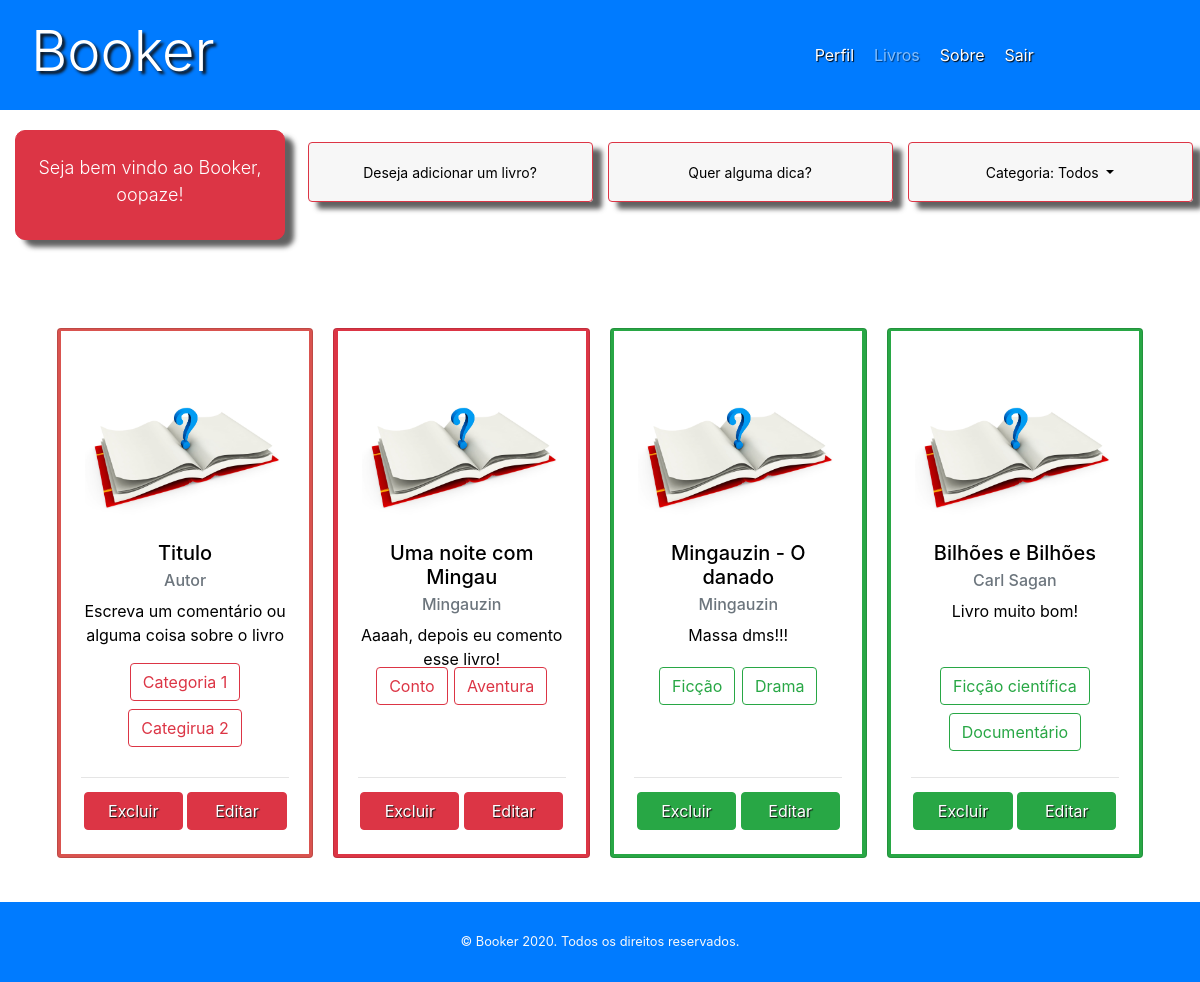
/books (signed in), run on the app's committed database.
### app/models/table.py (models this page shows, shortened)
class User(db.Model):
	__tablename__ = 'users'
	id = db.Column(db.Integer, primary_key='True')
	username = db.Column(db.String(20), unique=True)
	password = db.Column(db.String(30))
	name = db.Column(db.String(30))
	email = db.Column(db.String(30), unique=True)
	criado_em = db.Column(db.DateTime, default=datetime.now())
	image = db.relationship('UserImage', backref='users')
	books = db.relationship('Book', backref='users')
	@property
	def is_authenticated(self):
		return True

class Book(db.Model):
	__tablename__ = 'books'
	id = db.Column(db.Integer, primary_key=True)
	titulo = db.Column(db.String(100), nullable=False)
	autor = db.Column(db.String(30), default='Desconhecido')
	nota = db.Column(db.Float)
	lido = db.Column(db.Boolean, default=False)
	comment = db.Column(db.String(100), default="Aaaah, depois eu comento esse livro!")
	criado_em = db.Column(db.DateTime, default=datetime.now())
	owner = db.Column(db.Integer, db.ForeignKey('users.id'))
	file = db.relationship('BookFile', backref='Book')
	categories = db.relationship(Category,
							secondary=Book_category,
							backref=db.backref('books',
												lazy='dynamic'))

class Category(db.Model):
	__tablename__ = 'categories'
	id = db.Column(db.Integer, primary_key=True)
	categoria = db.Column(db.String(40), nullable=False, unique=True)

### app/controllers/default.py (the view, shortened to what this page needs)
@app.route('/book/<categoria>', methods=['GET', 'POST'])
@app.route('/books', methods=['GET', 'POST'])
@login_required
def books(categoria=None):
	books = Book.query.filter_by(owner=int(current_user.id)).all()
	categories = []
	for book in books:
		for category in book.categories:
			if category not in categories and category.categoria != categoria:
				categories.append(category)
			if book.file:
				loadbook(book.file[0].file, book.id)
	categoria_now = None
	files = []
	BookForm_ = BookForm()
	updateBookForm_ = BookForm()
	return render_template('books.html',
	 						title='Livros',
	 						user=current_user,
	 						categorias=categories,
	 						books=books,
	 						newBook=BookForm_,
	 						updatebook=updateBookForm_,
	 						categoria_now = categoria_now)

### app/controllers/default.py (called while the page is built)
@lm.user_loader
def load_user(user_id):
    return User.query.filter_by(id=user_id).first()

### app/templates/books.html (shortened to what this page needs)
<!DOCTYPE html>
<html>
	<head>
		<link rel="stylesheet" type="text/css" href="{{ url_for('static', filename='css/bootstrap.min.css')}}">
		<link rel="stylesheet" href="{{ url_for('static', filename='css/book.css')}}">
		<link rel="stylesheet" href="{{ url_for('static', filename='css/header.css')}}">
		<link rel="stylesheet" href="https://cdnjs.cloudflare.com/ajax/libs/font-awesome/4.7.0/css/font-awesome.min.css">
	</head>
	<body>
		<div class="container-fluid">
			<header>
			  	<div class="row">
					<nav class="navbar navbar-expand-lg navbar-dark bg-primary">
			  			<div class="col-md-4">
					  		<div id='logo-menu'>
								<a id='logo' href="{{url_for('books')}}">
									<h2 class="display-4"> Booker </h2>
								</a>
							</div>
						</div>
						<div class="col-md-4 offset-md-4">
						  	<div class="collapse navbar-collapse" id="navbarNavDropdown">
							    <a class="menu-item" href="{{ url_for('perfil', username=current_user.username) }}">Perfil</a>
							    <a class="menu-item isDisabled" href="">Livros</a>
							    <a class="menu-item" data-toggle="modal" data-target="#sobreModal"> Sobre </a>
							    <a class="menu-item" data-toggle="modal" data-target="#sairModal">Sair</a>
						  	</div>
						</div>
					</nav>
				</div>
			</header>
		</div>
		<div class="container-fluid" id='centerPage'>
			<div class="row" id='Welcome'>
				<div class="col-md-3 header-message-align">
					<div class="card-dados btn btn-danger ">
						<p class="lead welcome-text"> Seja bem vindo ao Booker, {{ current_user.username }}!</p>
					</div>
				</div>
				<div class="col-md-3 buttons-conteiner">
				    <button type="button" class="btn Selector-Button btn-outline-danger" data-toggle="modal" data-target="#InserirBook">Deseja adicionar um livro? </button>
				</div>
				<div class="col-md-3 buttons-conteiner">
				    <button onclick="showmessage()" data-toggle="modal" data-target="#tipModal" type="button" class="btn Selector-Button btn-outline-danger"> Quer alguma dica? </button>
				</div>
				<div class="col-md-3 buttons-conteiner">
				    <button type="button" class="btn Selector-Button btn-outline-danger dropdown-toggle" data-toggle="dropdown" id='select-bt'>
				    	{% if categoria_now %}
				    		Categoria: {{ categoria_now }}
				    	{% else %}
							Categoria: Todos
				    	{% endif %}
				   	</button>
				</div>
			</div>
			<div class="row book-space">
				<div class="col-md-3" style="padding: 10px">
					<button class="card card-size-control align-center" style="width: 18rem;">
						<div class="card-color">
						    <img class="card-img-top" src="/static/image/profilepattern.jpg" alt="Card image cap">
						  	<div class="card-body">
						  		<div style="height: 180px">
								    <h5 class="card-title">Titulo</h5>
								    <h6 class="card-subtitle mb-2 text-muted">Autor</h6>
								    <p class="card-text">Escreva um comentário ou alguma coisa sobre o livro</p>
							    </div>
							    <div class="categorias">
								    <label class="btn btn-outline-danger">Categoria 1</label>
								    <label class="btn btn-outline-danger">Categirua 2</label>
								</div>
							    <hr style="width: 100%; clear: both;">
						  	</div>
						  	<div class="card-footer-control">
						  		<a class="card-button btn btn-danger"> Excluir </a>
						  		<a class="card-button btn btn-danger"> Editar </a>
						  	</div>
					  	</div>
					</button>
				</div>
				{% for book in books %}
					<div class="col-md-3" style="padding: 10px">
						{% if book.lido %}
							<button class="card card-size-control align-center bg-success" style="width: 18rem;">
						{% else %}
							<button class="card card-size-control align-center bg-danger" style="width: 18rem;">
						{% endif %}
							<div class="card-color">
							    <a  data-toggle="modal" data-target="#read{{book.id}}"><img class="card-img-top" src="/static/image/profilepattern.jpg" alt="Card image cap">
							    </a>
							  	<div class="card-body">
							  		<div style="height: 180px">
									    <h5 class="card-title">{{ book.titulo }}</h5>
									    <h6 class="card-subtitle mb-2 text-muted">{{ book.autor }}</h6>
									    <p class="card-text text-justify-center"> {{book.comment}} </p>
								    </div>
								    <div class="categorias">
								 	{% for category in book.categories %}
								 		{% if book.lido %}
											<a class="btn btn-outline-success" href="{{url_for('books', categoria=category.categoria)}}">{{ category.categoria }} </a>
										{% else %}
											<a href="{{url_for('books', categoria=category.categoria)}}" class="btn btn-outline-danger"> {{ category.categoria }}</a>
										{% endif %}
									{% endfor %}
									</div>
								 	<hr style="width: 100%; clear: both;">
							  	</div>
							  	<div class="card-footer-control">
							  		{% if book.lido %}
							  			<a class="card-button btn btn-success" onclick="myFunction('{{book.id}}')"> Excluir </a>
								  		<a class="card-button btn btn-success" data-toggle="modal" data-target="#edit{{book.id}}"> Editar </a>
									{% else %}
								  		<a onclick="myFunction('{{book.id}}')" class="card-button btn btn-danger"> Excluir </a>
								  		<a class="card-button btn btn-danger" data-toggle="modal" data-target="#edit{{book.id}}"> Editar </a>
									{% endif %}
							  	</div>
						  	</div>
							</button>
					</div>
				{% endfor %}
			</div>
		</div>
		<footer class="bg-primary">
		    <div class="footer-p">
		    	<p class="text-light small mb-4 mb-lg-0">© Booker 2020. Todos os direitos reservados.</p>
		    </div>
		</footer>
	</body>
</html>

### app/static/css/book.css (style rules this page uses)
body { width: 100%; background-image: url('/static/image/fundo.jpg'); background-size: cover; }
#centerPage { padding-top: 10px; width: 100%; min-height: 464px; background-color: rgba(255, 255, 255, 0.7); }
.card-dados { padding: 15px 0; width: 100%; max-height: 150px; color: black; text-align: center; max-width: 100%; border-radius: 10px; box-shadow: 9px 7px 5px rgba(50, 50, 50, 0.77); }
.card-dados p { font-size: 18px !important; padding-top: 8px; }
#Welcome { padding: 10px 0 15px 0; }
.header-message-align { margin: 0 0 30px 0; }
.welcome-text { color: white; }
.Selector-Button { background-color: rgba(247,247,247, 0.9); color: black; width: 300px; max-width: 95%; min-height: 60px; font-size: 14px; box-shadow: 9px 7px 5px rgba(50, 50, 50, 0.77); }
.buttons-conteiner { padding: 1% 0; text-align: center; width: 100%; }
.book-space { padding: 2% 4%; }
.card-body p { min-height: 50px; }
.card-size-control { align-items: center; margin: 10px 0; min-height: 530px; padding: 2px; width: 100% !important; background-color: rgb(217, 83, 79); }
.card-color { width: 99%; background-color: white; height: 523px; }
.categorias { align-items: center; text-align: center; margin: -60px 0 10px 0; padding: 2px; height: 100px; max-width: 100%; }
.categorias a { max-height: 90px; margin: 4px 1px; }
.card-button { max-width: 50%; width: 40%; }
.card-footer-control { width: 100%; height: 40px; clear: both; margin-bottom: 10px; }
.card-footer-control a { margin-top: -35px; color: white; text-shadow: 1px 1px 1px #111111; }
.card img { padding-top: 30px; max-height: 200px; max-width: 200px; }

### app/static/css/header.css (style rules this page uses)
body { width: 100%; }
header { width: 100%; }
header nav { width: 100%; height: 110px; }
.isDisabled { color: currentColor; cursor: not-allowed; opacity: 0.5; text-decoration: none; }
#navbarNavDropdown { width: 100%; }
#navbarNavDropdown a { color: white; }
.menu-item { padding: 0px 15px 0px 5px; text-shadow: 1px 1px 1px #000000; color: white; }
#logo-menu { max-width: 80%; float: left; }
#logo h2 { text-decoration: none; text-align: left; color: #FFFFFF; text-shadow: 3px 3px 3px #111111; width: 80%; padding-top: 1px; }
footer { height: 80px !important; }
footer p { height: 20px; padding: 30px 0px 20px 0; }
.footer-p { width: 100%; text-align: center; }

### data on the page
User: username "oopaze"
Book: titulo "Uma noite com Mingau", autor "Mingauzin", comment "Aaaah, depois eu comento esse livro!"
Category: categoria "Conto"
Category: categoria "Aventura"
Book: titulo "Mingauzin - O danado", autor "Mingauzin", comment "Massa dms!!!"
Category: categoria "Ficção"
Category: categoria "Drama"
Book: titulo "Bilhões e Bilhões", autor "Carl Sagan", comment "Livro muito bom!"
Category: categoria "Ficção científica"
Category: categoria "Documentário"
